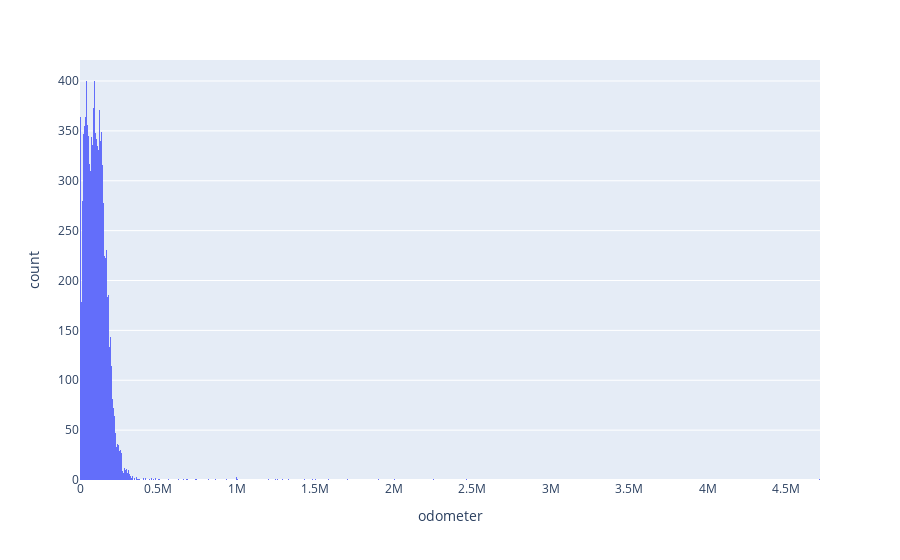

The notebook cell this image was saved under:
### Code cell
fig = px.histogram(dfVehicles, x='odometer')  # , color='transmission'
fig.show()

### Figure 1 — Plotly figure (JSON) as saved in the notebook; plotly's stock layout.template omitted (floating-point values rounded to 4 significant figures; data arrays with more than 128 entries replaced by an {"elided": "..."} marker saying what was removed)
{"data": [{"alignmentgroup": "True", "bingroup": "x", "hovertemplate": "odometer=%{x}<br>count=%{y}<extra></extra>", "legendgroup": "", "marker": {"color": "#636efa", "pattern": {"shape": ""}}, "name": "", "offsetgroup": "", "orientation": "v", "showlegend": false, "type": "histogram", "x": {"elided": "12724 int values"}, "xaxis": "x", "yaxis": "y"}], "layout": {"barmode": "relative", "legend": {"tracegroupgap": 0}, "margin": {"t": 60}, "xaxis": {"anchor": "y", "domain": [0, 1], "title": {"text": "odometer"}}, "yaxis": {"anchor": "x", "domain": [0, 1], "title": {"text": "count"}}}}
